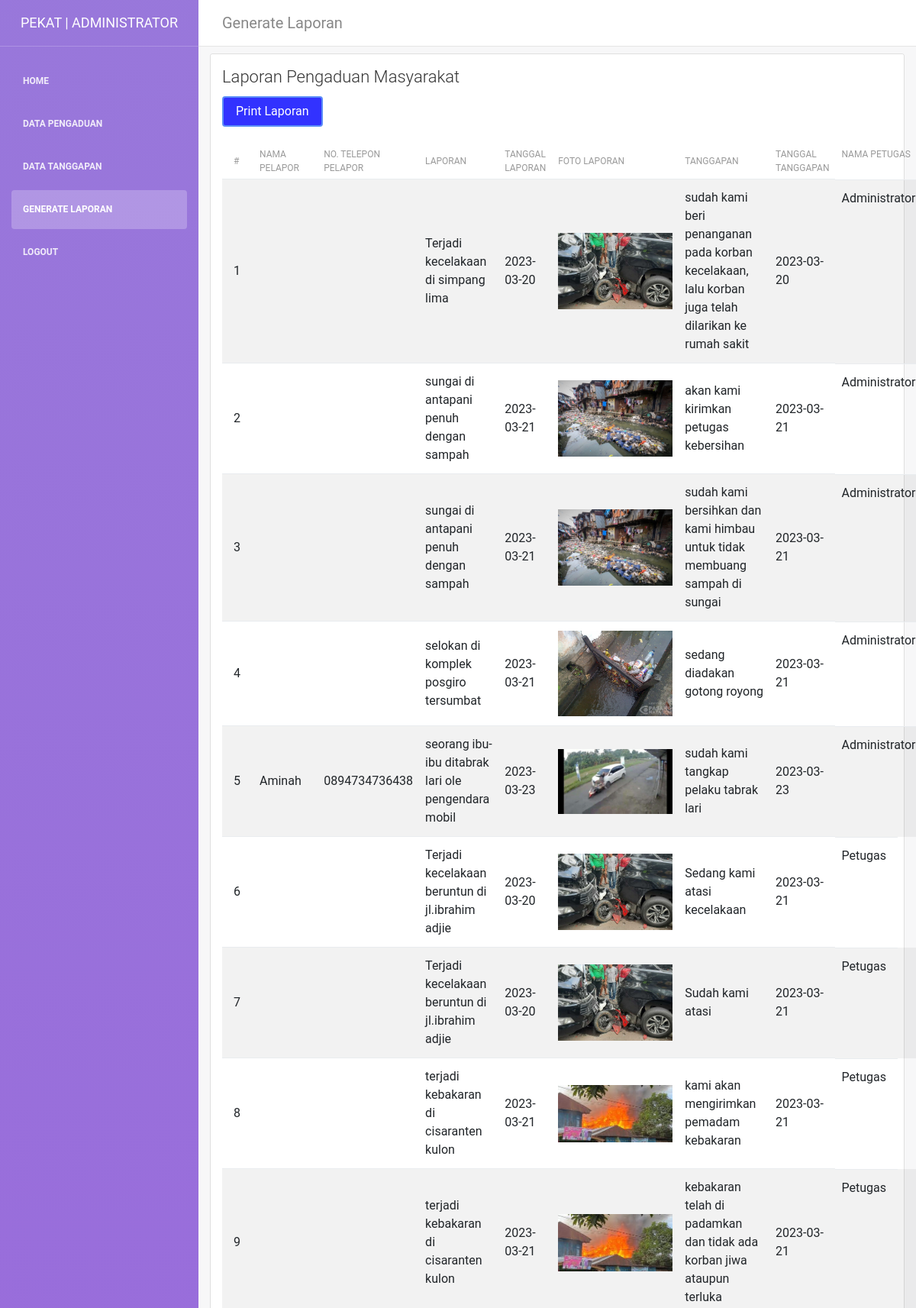
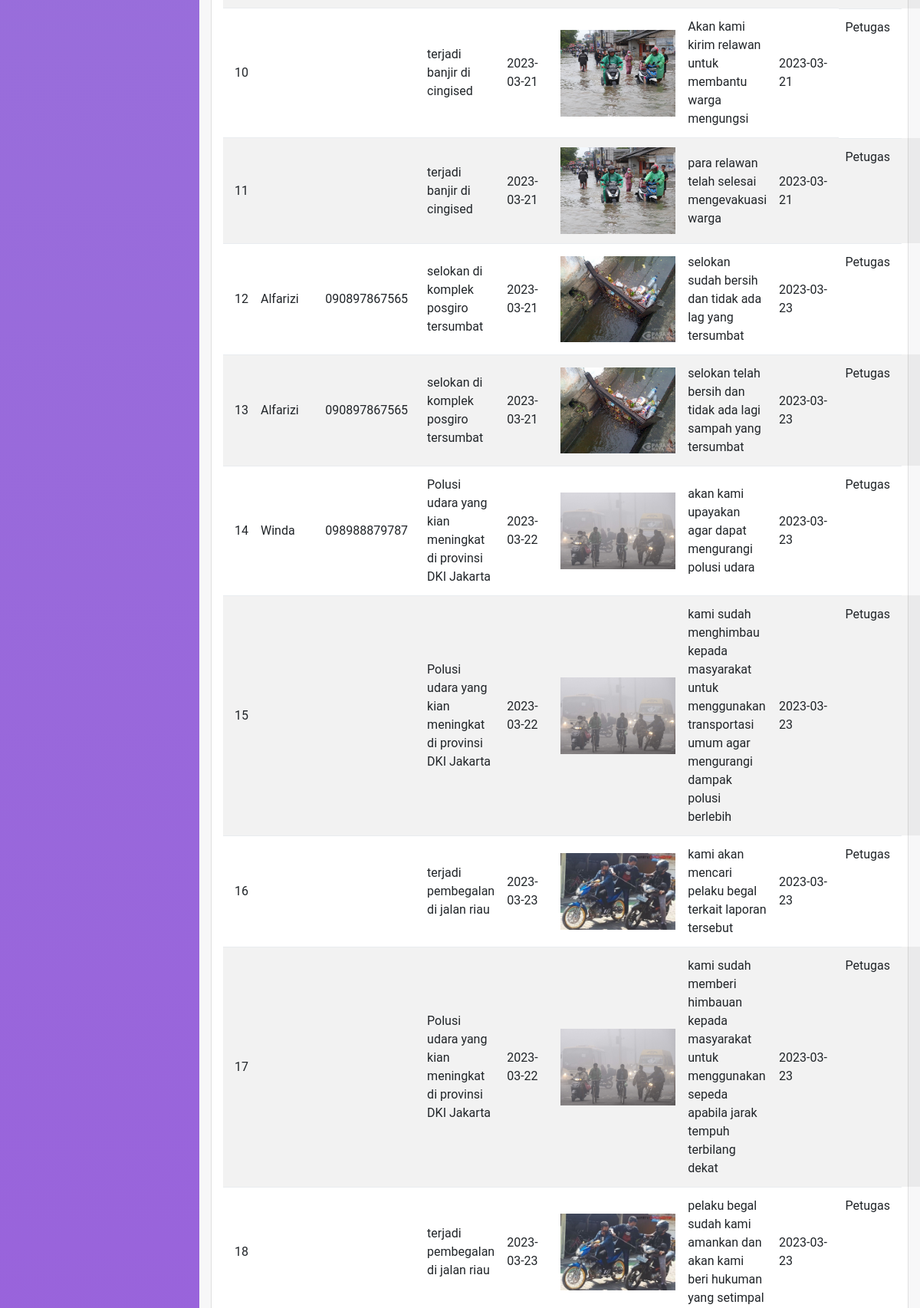
The page /administrator/laporanbaru.php (signed in, upper part) on the database its author committed (2 pictures, top to bottom).
### tables this page shows
CREATE TABLE `tanggapan` (
  `id_tanggapan` int(11) NOT NULL,
  `id_pengaduan` int(11) NOT NULL,
  `tgl_tanggapan` date NOT NULL,
  `tanggapan` text NOT NULL,
  `id_petugas` int(11) NOT NULL,
  `nik` char(16) NOT NULL
);

CREATE TABLE `pengaduan` (
  `id_pengaduan` int(11) NOT NULL,
  `tgl_pengaduan` date NOT NULL,
  `nik` char(16) NOT NULL,
  `isi_laporan` text NOT NULL,
  `foto` varchar(255) NOT NULL,
  `status` enum('0','proses','selesai') NOT NULL
);

CREATE TABLE `petugas` (
  `id_petugas` int(11) NOT NULL,
  `nama_petugas` varchar(35) NOT NULL,
  `username` varchar(25) NOT NULL,
  `password` varchar(32) NOT NULL,
  `telp` varchar(13) NOT NULL,
  `level` enum('admin','petugas') NOT NULL,
  `nik` char(16) NOT NULL
);

CREATE TABLE `masyarakat` (
  `nik` char(16) NOT NULL,
  `nama` varchar(35) NOT NULL,
  `username` varchar(25) NOT NULL,
  `password` varchar(32) NOT NULL,
  `tlpn` varchar(13) NOT NULL
);

### administrator/laporanbaru.php (the view, shortened to what this page needs)
 <!DOCTYPE html>
<html lang="en">
<head>
    <link rel="stylesheet" href="https://maxcdn.bootstrapcdn.com/font-awesome/latest/css/font-awesome.min.css" />
    <link rel="stylesheet" href="assets/plugins/fontawesome-free/css/all.min.css">
    <link href="../css/bootstrap.min.css" rel="stylesheet" />
    <link href="../css/light-bootstrap-dashboard.css?v=2.0.0 " rel="stylesheet" />
    <link href="../css/demo.css" rel="stylesheet" />
</head>
<body>
    <div class="wrapper">
        <div class="sidebar" data-image="img/sidebar-5.jpg">
            <div class="sidebar-wrapper">
                <div class="logo">
                    <a href="dashboard.php" class="simple-text">
                        PEKAT | ADMINISTRATOR
                    </a>
                </div>
                <ul class="nav">
                    <li>
                        <a class="nav-link" href="dashboard.php">
                            <p>Home</p>
                        </a>
                    </li>
                    <li>
                        <a class="nav-link" href="data_pengaduanbaru.php">
                            <p>Data Pengaduan</p>
                        </a>
                    </li>
                    <li>
                        <a class="nav-link" href="data_tanggapanbaru.php">
                            <p>Data Tanggapan</p>
                        </a>
                    </li>
                    <li class="nav-item active">
                        <a class="nav-link" href="laporanbaru.php">
                            <p>Generate Laporan</p>
                        </a>
                    </li>
                    <li>
                        <a class="nav-link" href="../logout.php">
                            <p>Logout</p>
                        </a>
                    </li>
                </ul>
            </div>
        </div>
        <div class="main-panel">
            <nav class="navbar navbar-expand-lg " color-on-scroll="500">
                <div class="container-fluid">
                    <a class="navbar-brand" href="#pablo"> Generate Laporan </a>
                </div>
            </nav>
    <div class="content-wrapper">
      <div class="content-header">
        <div class="container">
          <div class="row mb-2">
            <div class="col-sm-6">
            </div>
          </div>
        </div>
      </div>
      <div class="content">
        <div class="container">
          <div class="row">
            <div class="col-lg-12">
              <div class="card card-primary card-outline">
                <div class="card-header">
                  <h4 style="padding-bottom: 10px;" class="card-title m-0">Laporan Pengaduan Masyarakat</h4>
                  <a href="print.php" style="background-color: blue; color: white;" class="btn btn-primary"> Print Laporan</a>
                </div>
                <div class="card-body">
                  <table class="table table-striped table-responsive">
                    <thead>
                      <tr>
                        <th style="width: 30px">#</th>
                        <th>Nama Pelapor</th>
                        <th>No. Telepon Pelapor</th>
                        <th>Laporan</th>
                        <th>Tanggal Laporan</th>
                        <th>Foto Laporan</th>
                        <th>Tanggapan</th>
                        <th>Tanggal Tanggapan</th>
                        <th>Nama Petugas</th>
                      </tr>
                    </thead>
                    <tbody>
                      <?php
                      $no = 1;
                      include "../koneksi.php";
                      $catatan    =mysqli_query($koneksi, "SELECT * FROM tanggapan INNER JOIN pengaduan ON tanggapan.id_pengaduan = pengaduan.id_pengaduan INNER JOIN masyarakat ON tanggapan.nik = masyarakat.nik INNER JOIN petugas ON tanggapan.id_petugas = petugas.id_petugas");
                      while($d = mysqli_fetch_array($catatan)){
                        ?>
                        <tr>
                          <td><?php echo $no++; ?></td>
                          <td><?=$d['nama']?></td>
                          <td><?=$d['tlpn']?></td>
                          <td><?=$d['isi_laporan']?></td>
                          <td><?=$d['tgl_pengaduan']?></td>
                          <td class="text-center">
                            <img src="../upload/<?=$d['foto']?>" width="150">
                          </td>
                          <td><?=$d['tanggapan']?></td>
                          <td><?=$d['tgl_tanggapan']?></td>
                          <td><?=$d['nama_petugas']?></td>
                        </tr>
                        <?php
                      }
                      ?>
                    </tbody>
                  </table>
                </div>
              </div>
            </div>
          </div>
        </div>
      </div>
    </div>
  </div>
        </div>
</body>
</html>

### rows shown on the page
tanggapan: id_pengaduan.isi_laporan "Terjadi kecelakaan di simpang lima", id_pengaduan.tgl_pengaduan "2023-03-20", id_pengaduan.foto (picture), tanggapan "sudah kami beri penanganan pada korban kecelakaan, lalu korban juga telah dilarikan ke rumah sakit", tgl_tanggapan "2023-03-20", id_petugas.nama_petugas "Administrator"
tanggapan: id_pengaduan.isi_laporan "sungai di antapani penuh dengan sampah", id_pengaduan.tgl_pengaduan "2023-03-21", id_pengaduan.foto (picture), tanggapan "akan kami kirimkan petugas kebersihan", tgl_tanggapan "2023-03-21", id_petugas.nama_petugas "Administrator"
tanggapan: id_pengaduan.isi_laporan "sungai di antapani penuh dengan sampah", id_pengaduan.tgl_pengaduan "2023-03-21", id_pengaduan.foto (picture), tanggapan "sudah kami bersihkan dan kami himbau untuk tidak membuang sampah di sungai", tgl_tanggapan "2023-03-21", id_petugas.nama_petugas "Administrator"
tanggapan: id_pengaduan.isi_laporan "selokan di komplek posgiro tersumbat", id_pengaduan.tgl_pengaduan "2023-03-21", id_pengaduan.foto (picture), tanggapan "sedang diadakan gotong royong", tgl_tanggapan "2023-03-21", id_petugas.nama_petugas "Administrator"
tanggapan: nik.nama "Aminah", nik.tlpn "0894734736438", id_pengaduan.isi_laporan "seorang ibu-ibu ditabrak lari ole pengendara mobil", id_pengaduan.tgl_pengaduan "2023-03-23", id_pengaduan.foto (picture), tanggapan "sudah kami tangkap pelaku tabrak lari", tgl_tanggapan "2023-03-23", id_petugas.nama_petugas "Administrator"
tanggapan: id_pengaduan.isi_laporan "Terjadi kecelakaan beruntun di jl.ibrahim adjie", id_pengaduan.tgl_pengaduan "2023-03-20", id_pengaduan.foto (picture), tanggapan "Sedang kami atasi kecelakaan", tgl_tanggapan "2023-03-21", id_petugas.nama_petugas "Petugas"
tanggapan: id_pengaduan.isi_laporan "Terjadi kecelakaan beruntun di jl.ibrahim adjie", id_pengaduan.tgl_pengaduan "2023-03-20", id_pengaduan.foto (picture), tanggapan "Sudah kami atasi", tgl_tanggapan "2023-03-21", id_petugas.nama_petugas "Petugas"
tanggapan: id_pengaduan.isi_laporan "terjadi kebakaran di cisaranten kulon", id_pengaduan.tgl_pengaduan "2023-03-21", id_pengaduan.foto (picture), tanggapan "kami akan mengirimkan pemadam kebakaran", tgl_tanggapan "2023-03-21", id_petugas.nama_petugas "Petugas"
tanggapan: id_pengaduan.isi_laporan "terjadi kebakaran di cisaranten kulon", id_pengaduan.tgl_pengaduan "2023-03-21", id_pengaduan.foto (picture), tanggapan "kebakaran telah di padamkan dan tidak ada korban jiwa ataupun terluka", tgl_tanggapan "2023-03-21", id_petugas.nama_petugas "Petugas"
tanggapan: id_pengaduan.isi_laporan "terjadi banjir di cingised", id_pengaduan.tgl_pengaduan "2023-03-21", id_pengaduan.foto (picture), tanggapan "Akan kami kirim relawan untuk membantu warga mengungsi", tgl_tanggapan "2023-03-21", id_petugas.nama_petugas "Petugas"
tanggapan: id_pengaduan.isi_laporan "terjadi banjir di cingised", id_pengaduan.tgl_pengaduan "2023-03-21", id_pengaduan.foto (picture), tanggapan "para relawan telah selesai mengevakuasi warga", tgl_tanggapan "2023-03-21", id_petugas.nama_petugas "Petugas"
tanggapan: nik.nama "Alfarizi", nik.tlpn "090897867565", id_pengaduan.isi_laporan "selokan di komplek posgiro tersumbat", id_pengaduan.tgl_pengaduan "2023-03-21", id_pengaduan.foto (picture), tanggapan "selokan sudah bersih dan tidak ada lag yang tersumbat", tgl_tanggapan "2023-03-23", id_petugas.nama_petugas "Petugas"
tanggapan: nik.nama "Alfarizi", nik.tlpn "090897867565", id_pengaduan.isi_laporan "selokan di komplek posgiro tersumbat", id_pengaduan.tgl_pengaduan "2023-03-21", id_pengaduan.foto (picture), tanggapan "selokan telah bersih dan tidak ada lagi sampah yang tersumbat", tgl_tanggapan "2023-03-23", id_petugas.nama_petugas "Petugas"
tanggapan: nik.nama "Winda", nik.tlpn "098988879787", id_pengaduan.isi_laporan "Polusi udara yang kian meningkat di provinsi DKI Jakarta", id_pengaduan.tgl_pengaduan "2023-03-22", id_pengaduan.foto (picture), tanggapan "akan kami upayakan agar dapat mengurangi polusi udara", tgl_tanggapan "2023-03-23", id_petugas.nama_petugas "Petugas"
tanggapan: id_pengaduan.isi_laporan "Polusi udara yang kian meningkat di provinsi DKI Jakarta", id_pengaduan.tgl_pengaduan "2023-03-22", id_pengaduan.foto (picture), tanggapan "kami sudah menghimbau kepada masyarakat untuk menggunakan transportasi umum agar mengurangi dampak polusi berlebih", tgl_tanggapan "2023-03-23", id_petugas.nama_petugas "Petugas"
tanggapan: id_pengaduan.isi_laporan "terjadi pembegalan di jalan riau", id_pengaduan.tgl_pengaduan "2023-03-23", id_pengaduan.foto (picture), tanggapan "kami akan mencari pelaku begal terkait laporan tersebut", tgl_tanggapan "2023-03-23", id_petugas.nama_petugas "Petugas"
tanggapan: id_pengaduan.isi_laporan "Polusi udara yang kian meningkat di provinsi DKI Jakarta", id_pengaduan.tgl_pengaduan "2023-03-22", id_pengaduan.foto (picture), tanggapan "kami sudah memberi himbauan kepada masyarakat untuk menggunakan sepeda apabila jarak tempuh terbilang dekat", tgl_tanggapan "2023-03-23", id_petugas.nama_petugas "Petugas"
tanggapan: id_pengaduan.isi_laporan "terjadi pembegalan di jalan riau", id_pengaduan.tgl_pengaduan "2023-03-23", id_pengaduan.foto (picture), tanggapan "pelaku begal sudah kami amankan dan akan kami beri hukuman yang setimpal", tgl_tanggapan "2023-03-23", id_petugas.nama_petugas "Petugas"
